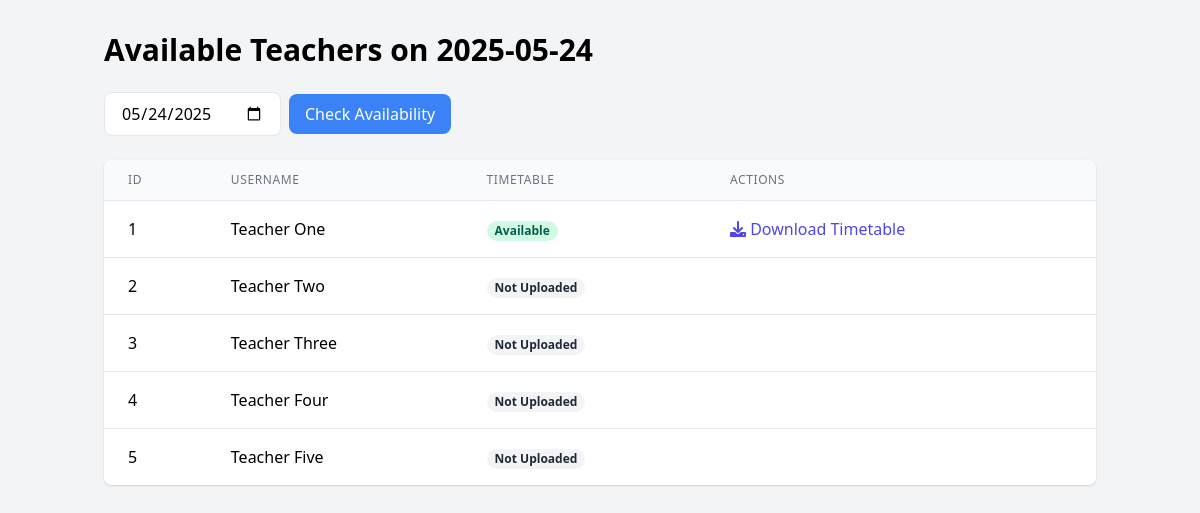
Page /available_teachers on the earlier database version.
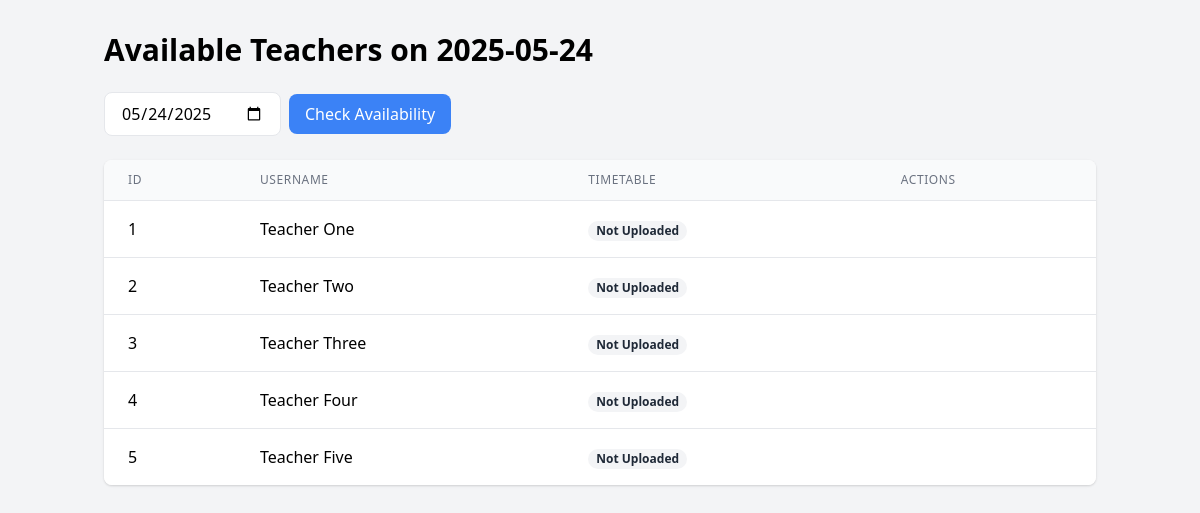
Same page on the later database version.
### models.py (models this page shows, shortened)
class Teacher(db.Model):
    user_id = db.Column(db.Integer, primary_key=True, autoincrement=True)
    username = db.Column(db.String(80), nullable=False)
    password = db.Column(db.String(80), unique=True, nullable=False)
    time_table = db.Column(db.LargeBinary)
    time_table_filename = db.Column(db.String(255))

### app.py (the view)
@app.route('/available_teachers', methods=['GET'])
def available_teachers():
    selected_date = request.args.get('date', datetime.now().strftime('%Y-%m-%d'))
    want_json = request.headers.get('Accept') == 'application/json'
    try:
        datetime.strptime(selected_date, '%Y-%m-%d')
    except ValueError:
        if want_json:
            return jsonify({'error': 'Invalid date format. Use YYYY-MM-DD'}), 400
        return "Invalid date format. Use YYYY-MM-DD", 400
    unavailable_teacher_ids = [
        t.user_id for t in TeacherUnavailability.query.filter_by(date=selected_date).all()
    ]
    available_teachers = Teacher.query.filter(
        Teacher.user_id.notin_(unavailable_teacher_ids) if unavailable_teacher_ids else True
    ).all()
    if want_json:
        teachers_data = [{
            'user_id': teacher.user_id,
            'username': teacher.username,
            'has_timetable': teacher.time_table is not None,
            'timetable_url': url_for('get_timetable', teacher_id=teacher.user_id, _external=True)
                           if teacher.time_table else None
        } for teacher in available_teachers]
        return jsonify({
            'date': selected_date,
            'available_teachers': teachers_data
        })
    else:
        return render_template('available_teachers.html',
                            teachers=available_teachers,
                            selected_date=selected_date)

### templates/available_teachers.html (shortened to what this page needs)
<!DOCTYPE html>
<html lang="en">
<head>
    <link href="https://cdn.jsdelivr.net/npm/tailwindcss@2.2.19/dist/tailwind.min.css" rel="stylesheet">
    <link rel="stylesheet" href="https://cdnjs.cloudflare.com/ajax/libs/font-awesome/6.0.0/css/all.min.css">
</head>
<body class="bg-gray-100">
    <div class="container mx-auto px-4 py-8">
        <h1 class="text-3xl font-bold mb-6">Available Teachers on {{ selected_date }}</h1>
        <div class="mb-6">
            <form method="get" class="flex items-center">
                <input type="date" name="date" value="{{ selected_date }}"
                       class="px-4 py-2 border rounded-lg mr-2">
                <button type="submit" class="px-4 py-2 bg-blue-500 text-white rounded-lg">
                    Check Availability
                </button>
            </form>
        </div>
        {% if teachers %}
        <div class="bg-white rounded-lg shadow overflow-hidden">
            <table class="min-w-full divide-y divide-gray-200">
                <thead class="bg-gray-50">
                    <tr>
                        <th class="px-6 py-3 text-left text-xs font-medium text-gray-500 uppercase tracking-wider">ID</th>
                        <th class="px-6 py-3 text-left text-xs font-medium text-gray-500 uppercase tracking-wider">Username</th>
                        <th class="px-6 py-3 text-left text-xs font-medium text-gray-500 uppercase tracking-wider">Timetable</th>
                        <th class="px-6 py-3 text-left text-xs font-medium text-gray-500 uppercase tracking-wider">Actions</th>
                    </tr>
                </thead>
                <tbody class="bg-white divide-y divide-gray-200">
                    {% for teacher in teachers %}
                    <tr>
                        <td class="px-6 py-4 whitespace-nowrap">{{ teacher.user_id }}</td>
                        <td class="px-6 py-4 whitespace-nowrap">{{ teacher.username }}</td>
                        <td class="px-6 py-4 whitespace-nowrap">
                            {% if teacher.time_table %}
                                <span class="px-2 inline-flex text-xs leading-5 font-semibold rounded-full bg-green-100 text-green-800">
                                    Available
                                </span>
                            {% else %}
                                <span class="px-2 inline-flex text-xs leading-5 font-semibold rounded-full bg-gray-100 text-gray-800">
                                    Not Uploaded
                                </span>
                            {% endif %}
                        </td>
                        <td class="px-6 py-4 whitespace-nowrap">
                            {% if teacher.time_table %}
                            <a href="{{ url_for('get_timetable', teacher_id=teacher.user_id) }}"
                               class="text-indigo-600 hover:text-indigo-900 mr-3">
                                <i class="fas fa-download"></i> Download Timetable
                            </a>
                            {% endif %}
                        </td>
                    </tr>
                    {% endfor %}
                </tbody>
            </table>
        </div>
        {% else %}
        <div class="bg-white rounded-lg shadow p-6 text-center">
            <p class="text-gray-600">No teachers available on {{ selected_date }}</p>
        </div>
        {% endif %}
    </div>
</body>
</html>

Differences in the rows shown:
changed Teacher "Teacher One": time_table "Available Download Timetable" → "Not Uploaded"
